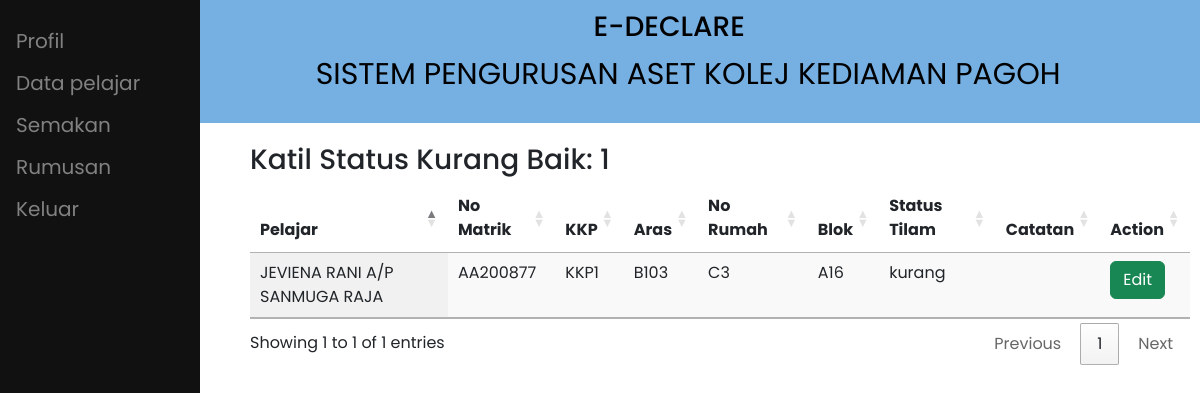
Page /penyelia/katil_kurang_baik.php (signed in) on the committed database.
### tables this page shows
CREATE TABLE `akuan` (
  `id_akuan` int(10) NOT NULL,
  `no_matrik` varchar(8) NOT NULL,
  `id_staff` int(10) DEFAULT NULL,
  `id_ppas` int(10) DEFAULT NULL,
  `lokasi` varchar(30) NOT NULL,
  `tarikh_akuan` date NOT NULL DEFAULT current_timestamp(),
  `status` varchar(255) NOT NULL DEFAULT '0',
  `tilam_catatan` varchar(50) NOT NULL,
  `tilam_status` varchar(255) NOT NULL,
  `katil_catatan` varchar(50) NOT NULL,
  `katil_status` varchar(255) NOT NULL,
  `almari_catatan` varchar(50) NOT NULL,
  `almari_status` varchar(255) NOT NULL,
  `kerusi_catatan` varchar(50) NOT NULL,
  `kerusi_status` varchar(255) NOT NULL,
  `mbbr_catatan` varchar(50) NOT NULL,
  `mbbr_status` varchar(255) NOT NULL,
  `no_kunci` varchar(255) DEFAULT NULL,
  `jenis_borang` varchar(255) NOT NULL,
  `kkp` varchar(255) NOT NULL,
  `disahkan` int(11) NOT NULL DEFAULT 0
);

CREATE TABLE `pelajar` (
  `no_matrik` varchar(8) NOT NULL,
  `nama_pelajar` varchar(50) NOT NULL,
  `email_pelajar` varchar(100) NOT NULL,
  `kata_laluan_p` varchar(100) NOT NULL,
  `sem_no` int(1) NOT NULL,
  `tahun` int(1) NOT NULL,
  `no_telefon_p` varchar(20) NOT NULL,
  `kkp` varchar(255) DEFAULT NULL,
  `aras` varchar(255) DEFAULT NULL,
  `no_rumah` varchar(255) DEFAULT NULL,
  `blok` varchar(255) DEFAULT NULL,
  `status` int(11) NOT NULL
);

### penyelia/katil_kurang_baik.php (the view, shortened to what this page needs)
<?php
require "../conn.php";
$sql = "select count(*) as bilangan from akuan where katil_status = 'kurang' and jenis_borang = 'penerimaan'";
$result = $conn->query($sql);
if ($result->num_rows > 0) {
  while ($row = $result->fetch_assoc()) {
    $katil_ada = $row['bilangan'];
  }
}
?>
<!DOCTYPE html>
<html lang="en">
<head>
  <link rel="stylesheet" href="../css/style.css">
  <link href='https://unpkg.com/boxicons@2.1.2/css/boxicons.min.css' rel='stylesheet'>
  <link href="https://cdn.jsdelivr.net/npm/bootstrap@5.2.0-beta1/dist/css/bootstrap.min.css" rel="stylesheet">
  <link rel="stylesheet" href="https://cdn.datatables.net/1.12.1/css/jquery.dataTables.min.css">
  <link rel="stylesheet" href="https://cdn.datatables.net/buttons/2.2.3/css/buttons.dataTables.min.css">
  <link rel="stylesheet" href="../css/penerimaan_penyelia.css">
</head>
<body>
  <div class="header">
    <h3>&nbsp;&nbsp;&nbsp;&nbsp;&nbsp;&nbsp;&nbsp;&nbsp;&nbsp;&nbsp;&nbsp;&nbsp;&nbsp;&nbsp;&nbsp;&nbsp;&nbsp;&nbsp;&nbsp;E-DECLARE</h3>
    <p>&nbsp;&nbsp;&nbsp;&nbsp;&nbsp;&nbsp;&nbsp;&nbsp;&nbsp;&nbsp;&nbsp;&nbsp;&nbsp;&nbsp;&nbsp;&nbsp;&nbsp;&nbsp;&nbsp;&nbsp;&nbsp;&nbsp;SISTEM PENGURUSAN ASET KOLEJ KEDIAMAN PAGOH</p>
  </div>
  <?php include 'penyelia_sidenav.php' ?>
  <div class="content">
    <h3>Katil Status Kurang Baik: <?php echo $katil_ada ?></h3>
    <table id="example" class="display table" style="width:100%">
      <thead>
        <tr>
          <th>Pelajar</th>
          <th>No Matrik</th>
          <th>KKP</th>
          <th>Aras</th>
          <th>No Rumah</th>
          <th>Blok</th>
          <th>Status Tilam</th>
          <th>Catatan</th>
          <th>Action</th>
        </tr>
      </thead>
      <tbody>
        <?php
        $sql = "SELECT * from akuan inner join pelajar on akuan.no_matrik = pelajar.no_matrik where katil_status = 'kurang' and akuan.kkp = '$_SESSION[kkp]' and jenis_borang = 'penerimaan' ";
        $result = $conn->query($sql);
        if ($result->num_rows > 0) {
          while ($row = $result->fetch_assoc()) {
        ?>
            <tr>
              <td><?php echo $row['nama_pelajar'] ?></td>
              <td><?php echo $row['no_matrik'] ?></td>
              <td><?php echo $row['kkp'] ?></td>
              <td><?php echo $row['aras'] ?></td>
              <td><?php echo $row['no_rumah'] ?></td>
              <td><?php echo $row['blok'] ?></td>
              <td><?php echo $row['katil_status'] ?></td>
              <td><?php echo $row['katil_catatan'] ?></td>
              <td><a class="btn btn-success btn-block" href="edit_aset.php?katil=<?php echo $row['id_akuan']?>">Edit</a></td>
            </tr>
        <?php
          }
        }
        ?>
      </tbody>
    </table>
  </div>
</body>
</html>

### css/style.css (style rules this page uses)
* { margin: 0; padding: 0; box-sizing: border-box; font-family: "Poppins", sans-serif; }
body { position: relative; min-height: 100vh; width: 100%; overflow: hidden; overflow-y: scroll; }
.content { width: auto; height: 1200px; margin-left: 240px; position: relative; background: #fff; top: 10px; }
td, th { border: 1px solid #999; padding: 20px; }

### css/penerimaan_penyelia.css (style rules this page uses)
.header { padding: 10px; text-align: center; background: #76B0E3; color: black; font-size: 30px; }
.content { padding: 10px; }

### rows in the picture
akuan: no_matrik.nama_pelajar "JEVIENA RANI A/P SANMUGA RAJA", no_matrik.no_matrik "AA200877", no_matrik.kkp "KKP1", no_matrik.aras "B103", no_matrik.no_rumah "C3", no_matrik.blok "A16", katil_status "kurang"

### other values in the picture
$katil_ada "1"
